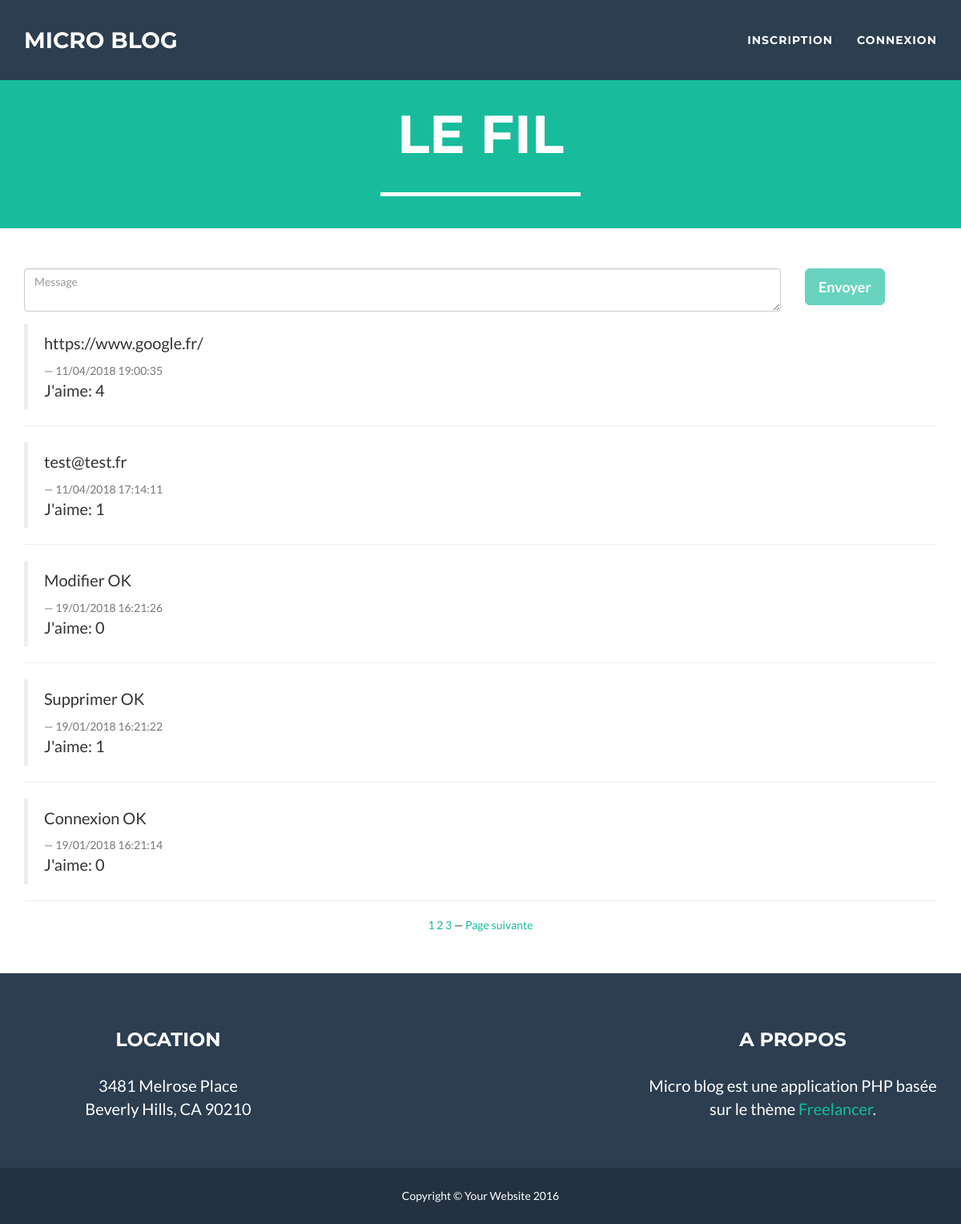
Screenshot of /micro_blog/index.php with the database file from the repository.
### tables this page shows
CREATE TABLE IF NOT EXISTS `messages` (
  `id` int(11) NOT NULL AUTO_INCREMENT,
  `contenu` varchar(255) NOT NULL,
  `date` int(11) NOT NULL,
  `votes` int(11) DEFAULT '0',
  PRIMARY KEY (`id`)
);

### micro_blog/includes/verif_util.inc.php (called while the page is built)
<?php
	include("connexion.inc.php");
	if(isset($_COOKIE['sid'])) {
		$connect_util = true;
		$sql="SELECT email FROM utilisateurs WHERE sid=:sid";
		$stmt=$pdo->prepare($sql);
		$stmt->bindValue(':sid',$_COOKIE['sid']);
		$stmt->execute();
		$data=$stmt->fetch();
		$email_util = $data['email'];
	}
	else
		$connect_util = false;
?>

### micro_blog/index.php (the view, shortened to what this page needs)
<?php
	include('includes/haut.inc.php');
	include('includes/connexion.inc.php');
	include('includes/verif_util.inc.php');
?>
<br>
    <header>
        <div class="container">
            <div class="row">
                <div class="col-lg-12">
                    <div class="intro-text">
                        <span class="name">Le fil</span>
                        <hr class="star-light">
                    </div>
                </div>
            </div>
        </div>
    </header>
    <section>
        <div class="container">
            <div class="row">
                <form method="POST" action="article.php<?php if(isset($_GET['id'])) echo "?a=upd&id=".$_GET['id'];  ?>">
					<div class="col-sm-10">
                        <div class="form-group">
							<textarea id="message" name="message" class="form-control" placeholder="Message"></textarea>
                        </div>
                    </div>
                    <div class="col-sm-2">
                        <button type="submit" class="btn btn-success btn-lg" <?php if(!$connect_util) echo "disabled";  ?>>
							<?php if(isset($_GET['id'])) {  ?>
							Modifier
							<?php } else { ?>
							Envoyer
							<?php } ?>
						</button>
                    </div>
                </form>
            </div>
            <div class="row">
                <div class="col-md-12">
					<?php
						$page = (!empty($_GET['page']) ? $_GET['page'] : 1);
						$limite = 5;
						$debut = ($page - 1) * $limite;
						$sql="SELECT SQL_CALC_FOUND_ROWS * FROM messages ORDER BY date DESC LIMIT :limite OFFSET :debut";
						$prep = $pdo->prepare($sql);
						$prep->bindValue(':limite', $limite, PDO::PARAM_INT);
						$prep->bindValue(':debut', $debut, PDO::PARAM_INT);
						$prep->execute();
						$resultFoundRows = $pdo->query('SELECT found_rows()');
						$nombredElementsTotal = $resultFoundRows->fetchColumn();
						$regex = array('/https?:\/\/([a-zA-Z0-9.]+)\/?.*?[^\/\s]*(\s|$)/' => '<a href="$0" target="_blank">$0</a>',
									'/[a-zA-Z0-9_\.-]+@([a-zA-Z0-9\.-]+)/' => '<a href="mailto:$0">$0</a>');
						while($data=$prep->fetch()) {
							$lien = preg_replace(array_keys($regex), array_values($regex), $data['contenu']);
					?>
					<blockquote>
						<p><?= $lien ?></p>
						<footer><?= date('d/m/Y H:i:s', $data['date']) ?></footer>
						<p>J'aime: <?= $data['votes'] ?></p>
          </blockquote>
					<hr>
					<?php
						}
					?>
                </div>
            </div>
			<div class="row" align="center">
				<?php
					$nombreDePages = ceil($nombredElementsTotal / $limite);
				?>
				<?php
					for($i=1; $i<=$nombreDePages; $i++) {
				?>
				<a href="index.php?page=<?= $i; ?>"><?= $i; ?></a>
				<?php
					}
					if($page<$nombreDePages) {
				?>
				— <a href="index.php?page=<?= $page+1; ?>">Page suivante</a>
				<?php
					}
				?>
			</div>
        </div>
    </section>
<?php
	include('includes/bas.inc.php');
?>

### micro_blog/includes/haut.inc.php (shortened to what this page needs)
<?php
	include("verif_util.inc.php");
?>
<!DOCTYPE html>
<html lang="fr">
<head>
    <link href="vendor/bootstrap/css/bootstrap.min.css" rel="stylesheet">
    <link href="css/freelancer.css" rel="stylesheet">
    <link href="vendor/font-awesome/css/font-awesome.min.css" rel="stylesheet" type="text/css">
</head>
<body id="page-top" class="index">
    <nav id="mainNav" class="navbar navbar-default navbar-fixed-top navbar-custom">
        <div class="container">
            <div class="navbar-header page-scroll">
                <a class="navbar-brand" href="./index.php">Micro Blog</a>
            </div>
            <div class="collapse navbar-collapse" id="bs-example-navbar-collapse-1">
                <ul class="nav navbar-nav navbar-right">
                    <li class="page-scroll">
						<?php
							if($connect_util) {
						?>
						<a href="./deconnexion.php">Bienvenue <?= $email_util ?>&nbsp;&nbsp;&nbsp;|&nbsp;&nbsp;&nbsp;Déconnexion</a>
						<?php
							}
							else {
						?>
						<a href="./inscription.php" style="display:inline; float:left;">Inscription</a>
						<a href="./connexion.php" style="display:inline; float:right;">Connexion</a>
						<?php
							}
						?>
					</li>
                </ul>
            </div>
        </div>
    </nav>

### micro_blog/includes/bas.inc.php (shortened to what this page needs)
    <footer class="text-center">
        <div class="footer-above">
            <div class="container">
                <div class="row">
                    <div class="footer-col col-md-4">
                        <h3>Location</h3>
                        <p>3481 Melrose Place
                            <br>Beverly Hills, CA 90210</p>
                    </div>
                    <div class="footer-col col-md-4">
                    </div>
                    <div class="footer-col col-md-4">
                        <h3>A propos</h3>
                        <p>Micro blog est une application PHP basée sur le thème <a href="https://startbootstrap.com/template-overviews/freelancer/">Freelancer</a>.</p>
                    </div>
                </div>
            </div>
        </div>
        <div class="footer-below">
            <div class="container">
                <div class="row">
                    <div class="col-lg-12">
                        Copyright &copy; Your Website 2016
                    </div>
                </div>
            </div>
        </div>
    </footer>
</body>
</html>

### micro_blog/css/freelancer.css (style rules this page uses)
body { font-family: 'Lato', 'Helvetica Neue', Helvetica, Arial, sans-serif; overflow-x: hidden; }
p { font-size: 20px; }
a, a:hover, a:focus, a:active, a.active { color: #18BC9C; outline: none; }
h1, h2, h3, h4, h5, h6 { font-family: "Montserrat", "Helvetica Neue", Helvetica, Arial, sans-serif; text-transform: uppercase; font-weight: 700; }
hr.star-light, hr.star-primary { padding: 0; border: none; border-top: solid 5px; text-align: center; max-width: 250px; margin: 25px auto 30px; }
hr.star-light:after, hr.star-primary:after { content: "\f005"; font-family: FontAwesome; display: inline-block; position: relative; top: -0.8em; font-size: 2em; padding: 0 0.25em; }
hr.star-light { border-color: white; }
hr.star-light:after { background-color: #18BC9C; color: white; }
header { text-align: center; background: #18BC9C; color: white; }
header .container { padding-top: 100px; padding-bottom: 10px; }
header .intro-text .name { display: block; font-family: "Montserrat", "Helvetica Neue", Helvetica, Arial, sans-serif; text-transform: uppercase; font-weight: 700; font-size: 2em; }
@media (min-width: 768px) { header .intro-text .name { font-size: 4.75em; } }
.navbar-custom { background: #2C3E50; font-family: "Montserrat", "Helvetica Neue", Helvetica, Arial, sans-serif; text-transform: uppercase; font-weight: 700; border: none; }
.navbar-custom .navbar-brand { color: white; }
.navbar-custom .navbar-nav { letter-spacing: 1px; }
.navbar-custom .navbar-nav li a { color: white; }
@media (min-width: 768px) { .navbar-custom { padding: 25px 0; -webkit-transition: padding 0.3s; -moz-transition: padding 0.3s; transition: padding 0.3s; } }
@media (min-width: 768px) { .navbar-custom .navbar-brand { font-size: 2em; -webkit-transition: all 0.3s; -moz-transition: all 0.3s; transition: all 0.3s; } }
section { padding: 50px 0; }
footer { color: white; }
footer h3 { margin-bottom: 30px; }
footer .footer-above { padding-top: 50px; background-color: #2C3E50; }
footer .footer-col { margin-bottom: 50px; }
footer .footer-below { padding: 25px 0; background-color: #233140; }
.btn-success { color: white; background-color: #18BC9C; border-color: #18BC9C; font-weight: 700; }
.btn-success.disabled, .btn-success[disabled], fieldset[disabled] .btn-success, .btn-success.disabled:hover, .btn-success[disabled]:hover, fieldset[disabled] .btn-success:hover, .btn-success.disabled:focus, .btn-success[disabled]:focus, fieldset[disabled] .btn-success:focus, .btn-success.disabled:active, .btn-success[disabled]:active, fieldset[disabled] .btn-success:active, .btn-success.disabled.active, .btn-success[disabled].active, fieldset[disabled] .btn-success.active { background-color: #18BC9C; border-color: #18BC9C; }

### rows the page displays
messages: contenu "https://www.google.fr/", date "11/04/2018 19:00:35", votes "4"
messages: contenu "test@test.fr", date "11/04/2018 17:14:11", votes "1"
messages: contenu "Modifier OK", date "19/01/2018 16:21:26", votes "0"
messages: contenu "Supprimer OK", date "19/01/2018 16:21:22", votes "1"
messages: contenu "Connexion OK", date "19/01/2018 16:21:14", votes "0"
